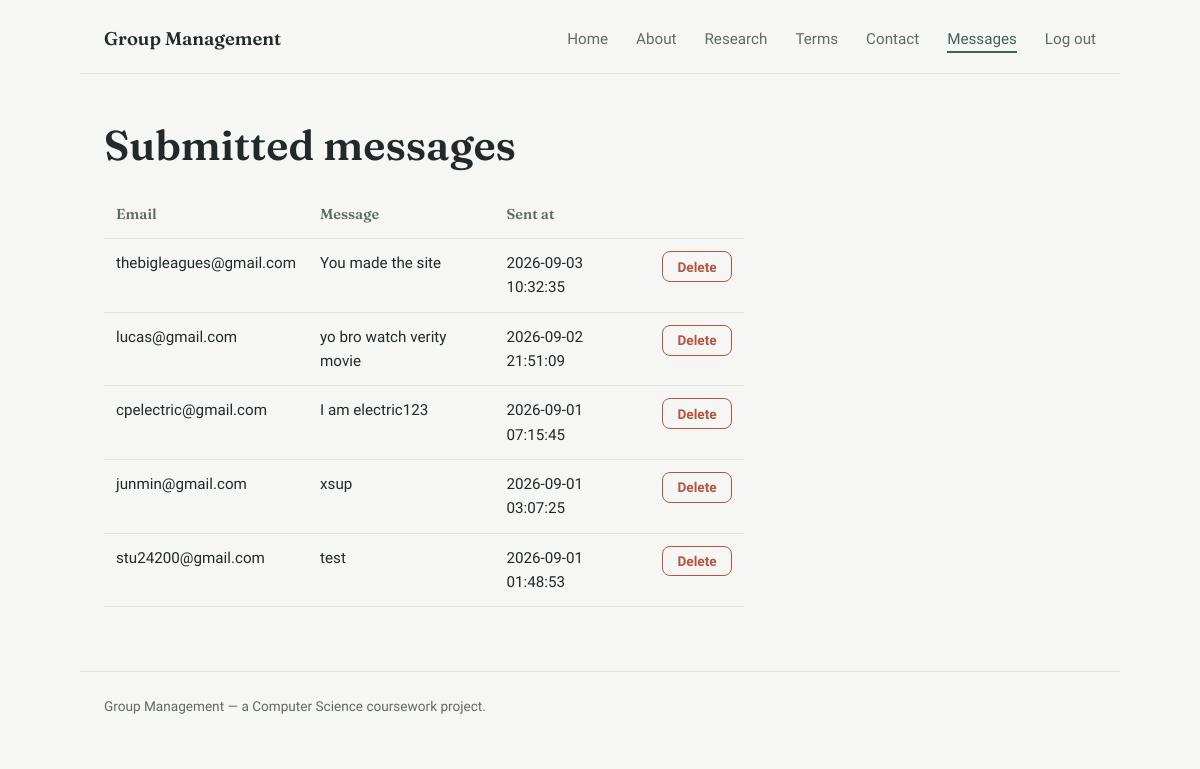
/messages (signed in), run on an earlier commit of the app's database.
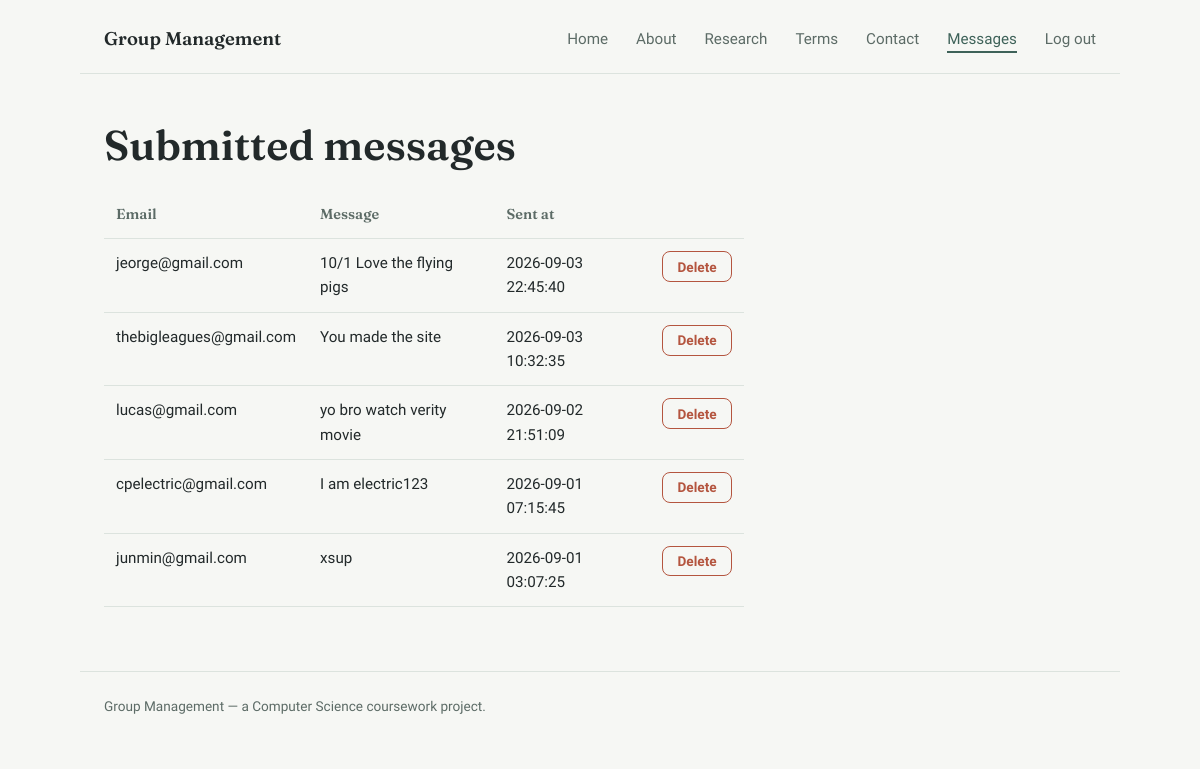
And on a later commit of the database.
### tables this page shows
CREATE TABLE messages (
            id INTEGER PRIMARY KEY AUTOINCREMENT,
            email TEXT NOT NULL,
            message TEXT NOT NULL,
            timestamp TEXT DEFAULT CURRENT_TIMESTAMP
        );

### app.py (the view)
@app.route('/messages')
@login_required
def messages():
    all_messages = get_all_messages()
    return render_template('messages.html', messages=all_messages)

### app.py (called while the page is built)
def login_required(view_function):
    @wraps(view_function)
    def wrapper(*args, **kwargs):
        if not session.get('logged_in'):
            return redirect(url_for('login'))
        return view_function(*args, **kwargs)
    return wrapper

### database.py (called while the page is built)
def get_db_connection():
    conn = sqlite3.connect(DATABASE_NAME)
    conn.row_factory = sqlite3.Row
    return conn

def get_all_messages():
    conn = get_db_connection()
    messages = conn.execute(
        "SELECT * FROM messages ORDER BY timestamp DESC"
    ).fetchall()
    conn.close()
    return messages

### template/messages.html (shortened to what this page needs)
{% extends "base.html" %}
{% block content %}
<h1>Submitted messages</h1>
<section class="prose">
    {% if messages %}
        <table class="table">
            <thead>
                <tr>
                    <th>Email</th>
                    <th>Message</th>
                    <th>Sent at</th>
                    <th></th>
                </tr>
            </thead>
            <tbody>
                {% for m in messages %}
                <tr>
                    <td>{{ m['email'] }}</td>
                    <td>{{ m['message'] }}</td>
                    <td>{{ m['timestamp'] }}</td>
                    <td>
                        <form action="{{ url_for('delete_message_route', message_id=m['id']) }}" method="POST" onsubmit="return confirm('Delete this message?');">
                            <button type="submit" class="btn btn-danger btn-small">Delete</button>
                        </form>
                    </td>
                </tr>
                {% endfor %}
            </tbody>
        </table>
    {% else %}
        <p class="empty-state">No messages have been submitted yet.</p>
    {% endif %}
</section>
{% endblock %}

### template/base.html (shortened to what this page needs)
<!DOCTYPE html>
<html lang="en">
<head>
    <link rel="stylesheet" href="{{ url_for('static', filename='style.css') }}">
</head>
<body>
    <nav class="navbar">
        <a href="{{ url_for('home') }}" class="logo">Group Management</a>
        <ul class="nav-links">
            <li><a href="{{ url_for('home') }}" class="{{ 'is-active' if request.path == '/' else '' }}">Home</a></li>
            <li><a href="{{ url_for('about') }}" class="{{ 'is-active' if request.path == '/about' else '' }}">About</a></li>
            <li><a href="{{ url_for('research') }}" class="{{ 'is-active' if request.path == '/research' else '' }}">Research</a></li>
            <li><a href="{{ url_for('terms') }}" class="{{ 'is-active' if request.path == '/terms' else '' }}">Terms</a></li>
            <li><a href="{{ url_for('contact') }}" class="{{ 'is-active' if request.path == '/contact' else '' }}">Contact</a></li>
            <li><a href="{{ url_for('messages') }}" class="{{ 'is-active' if request.path == '/messages' else '' }}">Messages</a></li>
            {% if session.get('logged_in') %}
            <li><a href="{{ url_for('logout') }}">Log out</a></li>
            {% endif %}
        </ul>
    </nav>
    <main class="page">
        {% block content %}{% endblock %}
    </main>
    <footer class="site-footer">
        <p>Group Management &mdash; a Computer Science coursework project.</p>
    </footer>
</body>
</html>

### static/style.css (style rules this page uses)
:root { --color-bg: #F6F7F4; --color-surface: #FFFFFF; --color-text: #22292A; --color-text-muted: #5C6B66; --color-primary: #3E6259; --color-primary-hover: #2F4C45; --color-accent: #E0A458; --color-border: #DCE3DE; --color-danger: #B4553F; --color-danger-hover: #93432F; --color-success-bg: #E3EEE8; --color-success-text: #2F4C45; --color-error-bg: #F5E4DE; --color-error-text: #8A3E28; --font-heading: 'Fraunces', Georgia, serif; --font-body: 'Work Sans', -apple-system, BlinkMacSystemFont, sans-serif; --max-width: 1040px; --radius: 8px; }
* { box-sizing: border-box; }
html, body { margin: 0; padding: 0; }
body { background-color: var(--color-bg); color: var(--color-text); font-family: var(--font-body); font-size: 17px; line-height: 1.6; -webkit-font-smoothing: antialiased; }
h1, h2, h3 { font-family: var(--font-heading); font-weight: 500; line-height: 1.15; margin: 0 0 0.5em 0; color: var(--color-text); }
h1 { font-size: 2.6rem; font-weight: 600; }
p { margin: 0 0 1em 0; max-width: 65ch; }
a { color: var(--color-primary); text-decoration: none; }
.navbar { display: flex; align-items: center; justify-content: space-between; max-width: var(--max-width); margin: 0 auto; padding: 1.5rem 1.5rem 1.25rem; border-bottom: 1px solid var(--color-border); }
.logo { font-family: var(--font-heading); font-size: 1.15rem; font-weight: 600; color: var(--color-text); }
.nav-links { list-style: none; display: flex; gap: 1.75rem; margin: 0; padding: 0; }
.nav-links a { color: var(--color-text-muted); font-size: 0.95rem; font-weight: 500; padding-bottom: 0.2rem; border-bottom: 2px solid transparent; }
.nav-links a.is-active { color: var(--color-primary); border-bottom-color: var(--color-primary); }
.page { max-width: var(--max-width); margin: 0 auto; padding: 3rem 1.5rem 4rem; }
.prose { max-width: 640px; }
.btn { display: inline-block; font-family: var(--font-body); font-size: 0.95rem; font-weight: 600; padding: 0.7rem 1.4rem; border-radius: var(--radius); border: none; cursor: pointer; transition: background-color 0.15s ease; }
.btn-danger { background-color: transparent; color: var(--color-danger); border: 1px solid var(--color-danger); }
.btn-small { padding: 0.4rem 0.9rem; font-size: 0.85rem; }
.table { width: 100%; border-collapse: collapse; text-align: left; font-size: 0.95rem; }
.table th { font-family: var(--font-heading); font-weight: 600; font-size: 0.9rem; color: var(--color-text-muted); padding: 0.75rem; border-bottom: 1px solid var(--color-border); }
.table td { padding: 0.75rem; border-bottom: 1px solid var(--color-border); vertical-align: top; }
.site-footer { max-width: var(--max-width); margin: 0 auto; padding: 1.5rem; border-top: 1px solid var(--color-border); color: var(--color-text-muted); font-size: 0.85rem; }
.site-footer p { margin: 0; }

What changed in the data, as far as the page shows it:
removed messages: email "stu24200@gmail.com", message "test", timestamp "2026-09-01 01:48:53"
added messages: email "jeorge@gmail.com", message "10/1 Love the flying pigs", timestamp "2026-09-03 22:45:40"
